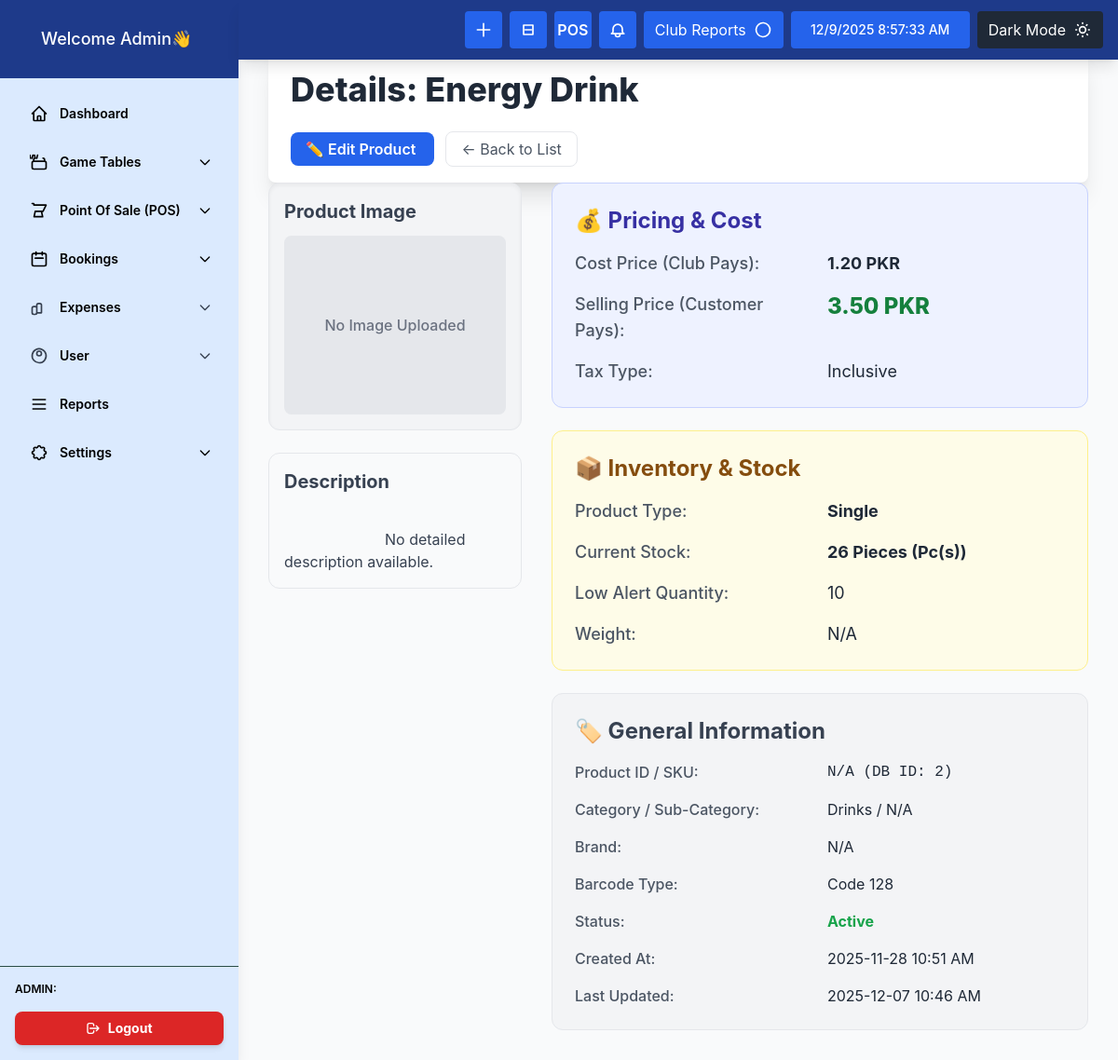
Page /view_product.php?id=2 on the committed database.
### tables this page shows
CREATE TABLE `products` (
  `product_id` int(11) NOT NULL,
  `sku` varchar(50) DEFAULT NULL,
  `barcode_type` varchar(50) DEFAULT 'Code 128',
  `unit` varchar(50) DEFAULT 'Pieces (Pc(s))',
  `name` varchar(255) NOT NULL,
  `description` text DEFAULT NULL,
  `image_path` varchar(255) DEFAULT NULL,
  `cost_price` decimal(10,2) NOT NULL COMMENT 'Price the club pays for the item',
  `selling_price` decimal(10,2) NOT NULL COMMENT 'Price the customer pays',
  `stock_quantity` int(11) NOT NULL DEFAULT 0,
  `category` varchar(100) DEFAULT NULL,
  `is_active` tinyint(1) NOT NULL DEFAULT 1,
  `created_at` timestamp NOT NULL DEFAULT current_timestamp(),
  `updated_at` timestamp NOT NULL DEFAULT current_timestamp() ON UPDATE current_timestamp(),
  `brand` varchar(100) DEFAULT NULL,
  `sub_category` varchar(100) DEFAULT NULL,
  `alert_quantity` int(11) DEFAULT 10,
  `is_service_product` tinyint(1) NOT NULL DEFAULT 0 COMMENT 'If true, inventory is not tracked',
  `weight` decimal(10,2) DEFAULT NULL,
  `service_time_minutes` int(11) DEFAULT 0,
  `tax_id` int(11) DEFAULT NULL COMMENT 'Link to tax rate table (conceptual)',
  `selling_price_tax_type` varchar(20) DEFAULT 'Inclusive' COMMENT 'Inclusive or Exclusive',
  `product_type` varchar(20) DEFAULT 'Single' COMMENT 'Single, Variable, or Combo'
);

### view_product.php (the view, shortened to what this page needs)
<?php
include 'db.php';
$product_id = filter_input(INPUT_GET, 'id', FILTER_VALIDATE_INT);
$stmt = $conn->prepare("
    SELECT
        product_id, sku, barcode_type, unit, name, description, cost_price,
        selling_price, stock_quantity, category, is_active, created_at,
        updated_at, brand, sub_category, alert_quantity, is_service_product,
        weight, service_time_minutes, tax_id, selling_price_tax_type, product_type,
        -- *** Add image_path to the select query ***
        image_path
    FROM
        products
    WHERE product_id = ?
");
$stmt->bind_param("i", $product_id);
$stmt->execute();
$result = $stmt->get_result();
$product = $result->fetch_assoc();
function format_detail($value, $default = 'N/A') {
    return htmlspecialchars($value ?? $default);
}
?>
<!DOCTYPE html>
<html lang="en">
<head>
    <script src="https://cdn.tailwindcss.com"></script>
</head>
<body class="bg-gray-50 font-sans">
  <div class="flex min-h-screen">
    <?php include 'layout/sidebar.php'; ?>
<main class="flex-1 ml-0 lg:ml-64 pt-7 p-8 main-content">
    <div class="mb-6">
        <?php include "layout/header.php"; ?>
    </div>
    <div id="content-area" class="space-y-8 bg-white p-6 rounded-lg shadow-xl mt-6">
            <h2 class="text-4xl font-extrabold text-gray-800">
                Details: <?php echo format_detail($product['name']); ?>
            </h2>
            <div class="space-x-3">
                <a href="edit_product.php?id=<?php echo $product_id; ?>" class="px-4 py-2 bg-blue-600 text-white font-semibold rounded-lg hover:bg-blue-700 transition">
                    ✏️ Edit Product
                </a>
                <a href="list_product.php" class="px-4 py-2 text-gray-600 border rounded-lg hover:bg-gray-100 transition">
                    &larr; Back to List
                </a>
            </div>
        </div>
        <div class="grid grid-cols-1 lg:grid-cols-3 gap-8">
            <div class="lg:col-span-1 space-y-6">
                <div class="p-4 border rounded-xl bg-gray-100 shadow-inner">
                    <h3 class="text-xl font-bold mb-3 text-gray-700">Product Image</h3>
                    <?php
                    if ($product['image_path'] && file_exists($product['image_path'])):
                    ?>
                        <img src="<?php echo htmlspecialchars($product['image_path']); ?>"
                             alt="Image of <?php echo format_detail($product['name']); ?>"
                             class="w-full h-auto object-cover rounded-lg border-2 border-gray-300">
                    <?php else: ?>
                        <div class="w-full h-48 bg-gray-200 flex items-center justify-center rounded-lg text-gray-500 border border-dashed">
                            <p class="text-center font-medium">No Image Uploaded</p>
                        </div>
                    <?php endif; ?>
                </div>
                <div class="p-4 border rounded-xl bg-gray-50">
                    <h3 class="text-xl font-bold mb-3 text-gray-700">Description</h3>
                    <p class="text-gray-700 whitespace-pre-wrap">
                        <?php echo format_detail($product['description'], 'No detailed description available.'); ?>
                    </p>
                </div>
            </div>
            <div class="lg:col-span-2 space-y-6">
                <div class="bg-indigo-50 p-6 rounded-xl border border-indigo-200">
                    <h3 class="text-2xl font-bold mb-4 text-indigo-800">💰 Pricing & Cost</h3>
                    <div class="grid grid-cols-2 gap-4 text-lg">
                        <div class="font-medium text-gray-600">Cost Price (Club Pays):</div>
                        <div class="font-bold text-gray-800"><?php echo number_format($product['cost_price'], 2); ?> PKR</div>
                        <div class="font-medium text-gray-600">Selling Price (Customer Pays):</div>
                        <div class="font-extrabold text-green-700 text-2xl"><?php echo number_format($product['selling_price'], 2); ?> PKR</div>
                        <div class="font-medium text-gray-600">Tax Type:</div>
                        <div class="text-gray-800"><?php echo format_detail($product['selling_price_tax_type']); ?></div>
                    </div>
                </div>
                <div class="bg-yellow-50 p-6 rounded-xl border border-yellow-200">
                    <h3 class="text-2xl font-bold mb-4 text-yellow-800">📦 Inventory & Stock</h3>
                    <div class="grid grid-cols-2 gap-4 text-lg">
                        <div class="font-medium text-gray-600">Product Type:</div>
                        <div class="font-bold text-gray-800">
                            <?php
                                if ($product['is_service_product']) {
                                    echo '<span class="text-indigo-600">Service (No Stock)</span>';
                                } else {
                                    echo format_detail($product['product_type']);
                                }
                            ?>
                        </div>
                        <div class="font-medium text-gray-600">Current Stock:</div>
                        <div class="font-bold <?php echo $product['stock_quantity'] <= $product['alert_quantity'] ? 'text-red-600' : 'text-gray-800'; ?>">
                            <?php echo $product['is_service_product'] ? 'N/A' : (int)$product['stock_quantity'] . ' ' . format_detail($product['unit']); ?>
                        </div>
                        <div class="font-medium text-gray-600">Low Alert Quantity:</div>
                        <div class="text-gray-800"><?php echo $product['is_service_product'] ? 'N/A' : (int)$product['alert_quantity']; ?></div>
                        <div class="font-medium text-gray-600">Weight:</div>
                        <div class="text-gray-800"><?php echo format_detail($product['weight']); ?></div>
                    </div>
                </div>
                <div class="bg-gray-100 p-6 rounded-xl border border-gray-200">
                    <h3 class="text-2xl font-bold mb-4 text-gray-700">🏷️ General Information</h3>
                    <div class="grid grid-cols-2 gap-4 text-base">
                        <div class="font-medium text-gray-600">Product ID / SKU:</div>
                        <div class="text-gray-800 font-mono"><?php echo format_detail($product['sku']); ?> (DB ID: <?php echo $product_id; ?>)</div>
                        <div class="font-medium text-gray-600">Category / Sub-Category:</div>
                        <div class="text-gray-800"><?php echo format_detail($product['category']); ?> / <?php echo format_detail($product['sub_category']); ?></div>
                        <div class="font-medium text-gray-600">Brand:</div>
                        <div class="text-gray-800"><?php echo format_detail($product['brand']); ?></div>
                        <div class="font-medium text-gray-600">Barcode Type:</div>
                        <div class="text-gray-800"><?php echo format_detail($product['barcode_type']); ?></div>
                        <div class="font-medium text-gray-600">Status:</div>
                        <div class="font-bold <?php echo $product['is_active'] ? 'text-green-600' : 'text-red-600'; ?>">
                            <?php echo $product['is_active'] ? 'Active' : 'Inactive'; ?>
                        </div>
                        <div class="font-medium text-gray-600">Created At:</div>
                        <div class="text-gray-800"><?php echo date('Y-m-d H:i A', strtotime($product['created_at'])); ?></div>
                        <div class="font-medium text-gray-600">Last Updated:</div>
                        <div class="text-gray-800"><?php echo date('Y-m-d H:i A', strtotime($product['updated_at'])); ?></div>
                    </div>
                </div>
            </div>
        </div>
    </div>
</body>
</html>

### rows in the picture
products: name "Energy Drink", description "No detailed description available.", cost_price "1.20", selling_price "3.50", selling_price_tax_type "Inclusive", product_type "Single", stock_quantity "26", unit "Pieces (Pc(s))", alert_quantity "10", weight "N/A", sku "N/A", category "Drinks", sub_category "N/A", brand "N/A", barcode_type "Code 128", created_at "2025-11-28 10:51 AM", updated_at "2025-12-07 10:46 AM"

### other values in the picture
$product_id "2"
